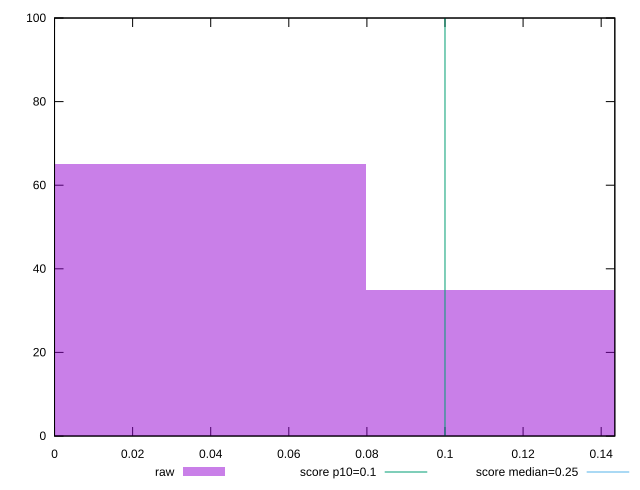

Reproduce this figure in gnuplot.
reset

$raw <<EOF
0 65
0.15934404458515666 35
EOF

set key outside below
set boxwidth 0.15934404458515666
set xrange [0:0.1434961832894219]
set yrange [0:100]
set trange [0:100]
set style fill transparent solid 0.5 noborder

set parametric
set terminal svg size 640, 490 enhanced background rgb 'white'
set output "reports/report_00032_2021-02-25T10-28-15.087Z/cumulative-layout-shift/samples/agenda/raw/histogram.svg"

plot $raw title "raw" with boxes, \
     0.1,t title "score p10=0.1", \
     0.25,t title "score median=0.25"

reset
